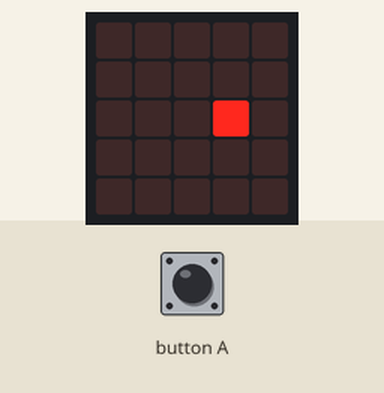
Simulated run of this program. Board: Calliope mini (MakeCode). On the bench: the board's 5×5 LED display.

Above: at 0.1 s.
At 0.6 s:
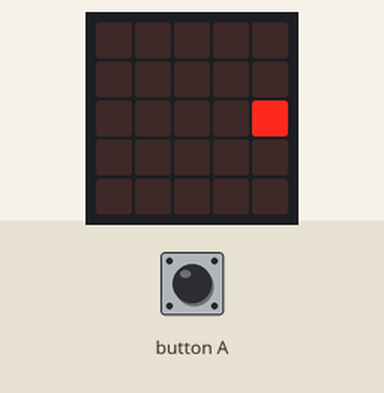
At 2.1 s:
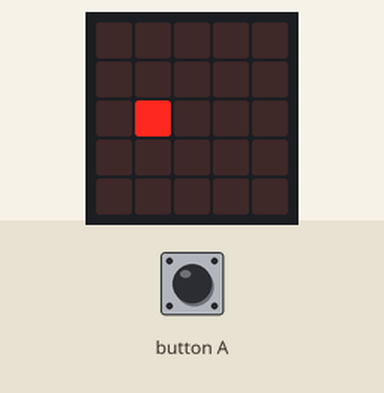
At 2.7 s:
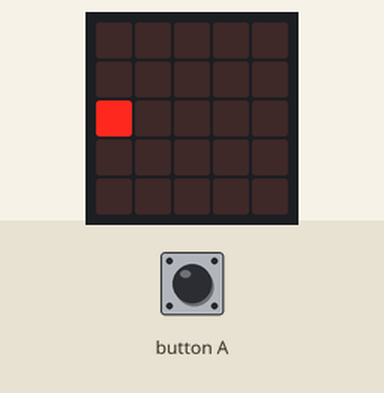
At 3.7 s:
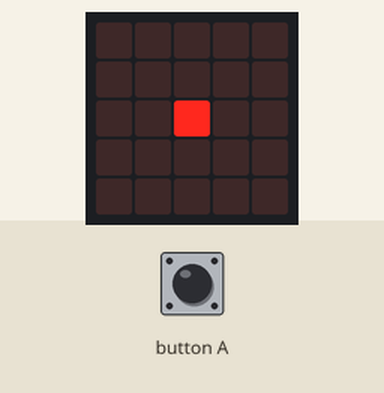

Measured:
- by itself, everything shown: repeats every 4.2 s, in 8 steps
- what the display in image 1 shows lasts 0.5 s, from 0.5 s to 1.0 s

The program:

main.ts
```typescript
input.onButtonEvent(Button.A, input.buttonEventClick(), function () {
    if (Sprite.get(LedSpriteProperty.X) == 2) {
        game.addScore(1)
    } else {
        game.gameOver()
    }
})
let Sprite: game.LedSprite = null
Sprite = game.createSprite(2, 2)
basic.forever(function () {
    Sprite.move(1)
    Sprite.ifOnEdgeBounce()
    basic.pause(500)
})
```

test.ts
```typescript
// Hier kann man Tests durchführen; diese Datei wird nicht kompiliert, wenn dieses Paket als Erweiterung verwendet wird.
```
